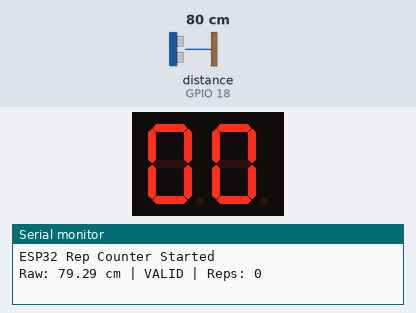
Recording of a sketch running on a simulated ESP32. On the bench: 2-digit seven-segment display, the last lines printed to the serial monitor. Wiring (inferred from the names in the program): ultrasonic range finder: trigger GPIO 5; echo GPIO 18; 2-digit 7-segment display, segments lit when LOW: segments GPIO 13, GPIO 12, GPIO 14, GPIO 27, GPIO 26, GPIO 25, GPIO 33; digit selects GPIO 32, GPIO 15. The inputs (shaded band) are chosen by the test bench; at power-on: distance to the obstacle (sensor on GPIO 18) 80 cm. The echo pulse lasts 58.3 µs per cm; the segment pins are drawn as the display they are named for.

Above: at 0.69 s.
At 1.7 s:
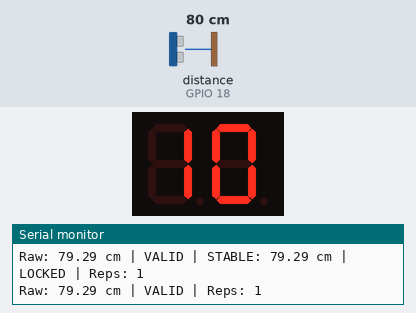
1.8 s: distance to the obstacle (sensor on GPIO 18) set to 33 cm
3.3 s: distance to the obstacle (sensor on GPIO 18) set to 27 cm
Timing chart, 0 to 6.3 s (numbered marks = the images above; inputs shaded):
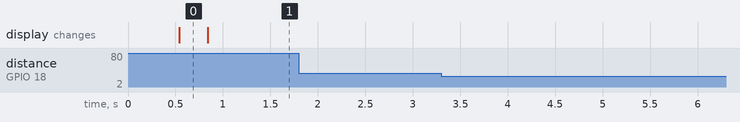

The sketch:

firmware.ino
```cpp
// ================= PIN DEFINITIONS =================

// 7-segment pins: A B C D E F G
int segPins[7] = {13, 12, 14, 27, 26, 25, 33};

// Digit select pins (COMMON ANODE)
int digitPins[2] = {32, 15};

// Ultrasonic sensor
#define TRIG_PIN 5
#define ECHO_PIN 18

// ================= DIGIT MAP =================
// Order: A B C D E F G
byte digitMap[10][7] = {
  {1,1,1,1,1,1,0}, // 0
  {0,1,1,0,0,0,0}, // 1
  {1,1,0,1,1,0,1}, // 2
  {1,1,1,1,0,0,1}, // 3
  {0,1,1,0,0,1,1}, // 4
  {1,0,1,1,0,1,1}, // 5
  {1,0,1,1,1,1,1}, // 6
  {1,1,1,0,0,0,0}, // 7
  {1,1,1,1,1,1,1}, // 8
  {1,1,1,1,0,1,1}  // 9
};

// ================= GLOBAL VARIABLES =================

volatile int displayValue = 0;
volatile bool currentDigit = false;

int repCount = 0;
bool zoneLocked = false;

float lastValidDistance = -1;
int stableCount = 0;

const int STABLE_REQUIRED = 2;   // number of stable readings required

hw_timer_t *timer = NULL;

// ================= TIMER ISR =================

void IRAM_ATTR onTimer() {
  // turn OFF both digits
  digitalWrite(digitPins[0], LOW);
  digitalWrite(digitPins[1], LOW);

  int value = displayValue;
  int digitVal = currentDigit ? value % 10 : value / 10;

  // COMMON ANODE → inverted segment logic
  for (int i = 0; i < 7; i++) {
    digitalWrite(segPins[i], !digitMap[digitVal][i]);
  }

  digitalWrite(digitPins[currentDigit], HIGH);
  currentDigit = !currentDigit;
}

// ================= ULTRASONIC READ =================

float readDistanceStable() {
  digitalWrite(TRIG_PIN, LOW);
  delayMicroseconds(2);
  digitalWrite(TRIG_PIN, HIGH);
  delayMicroseconds(10);
  digitalWrite(TRIG_PIN, LOW);

  long duration = pulseIn(ECHO_PIN, HIGH, 50000); // 50 ms timeout

  if (duration == 0) return -1;

  float cm = duration * 0.034 / 2;

  if (cm < 5 || cm > 400) return -1;

  return cm;
}

// ================= SETUP =================

void setup() {
  Serial.begin(115200);
  delay(500);
  Serial.println("ESP32 Rep Counter Started");

  // segment pins
  for (int i = 0; i < 7; i++) {
    pinMode(segPins[i], OUTPUT);
    digitalWrite(segPins[i], HIGH); // OFF
  }

  // digit pins
  for (int i = 0; i < 2; i++) {
    pinMode(digitPins[i], OUTPUT);
    digitalWrite(digitPins[i], LOW); // OFF
  }

  // ultrasonic pins
  pinMode(TRIG_PIN, OUTPUT);
  pinMode(ECHO_PIN, INPUT);

  // hardware timer (ESP32 core 3.x)
  timer = timerBegin(1000000);        // 1 MHz clock
  timerAttachInterrupt(timer, &onTimer);
  timerAlarm(timer, 1000, true, 0);   // 1 ms refresh
}

// ================= LOOP =================

void loop() {
  static unsigned long lastRead = 0;

  if (millis() - lastRead >= 250) {   // slow reading
    lastRead = millis();

    float dist = readDistanceStable();

    Serial.print("Raw: ");
    Serial.print(dist);
    Serial.print(" cm | ");

    if (dist > 0) {
      lastValidDistance = dist;
      stableCount++;
      Serial.print("VALID ");
    } else {
      Serial.print("IGNORED ");
    }

    // -------- only act on stable readings --------
    if (stableCount >= STABLE_REQUIRED) {
      Serial.print("| STABLE: ");
      Serial.print(lastValidDistance);
      Serial.print(" cm | ");

      // ACTIVE ZONE (50–100 cm)
      if (lastValidDistance >= 30 && lastValidDistance <= 80) {
        if (!zoneLocked) {
          repCount++;
          if (repCount > 99) repCount = 0;
          zoneLocked = true;
          Serial.print("COUNT++ ");
        } else {
          Serial.print("LOCKED ");
        }
      }
      // EXIT ZONE (>130 cm)
      else if (lastValidDistance > 110) {
        zoneLocked = false;
        Serial.print("FREE ");
      }

      stableCount = 0; // reset after decision
    }

    Serial.print("| Reps: ");
    Serial.println(repCount);

    displayValue = repCount;
  }
}
```
